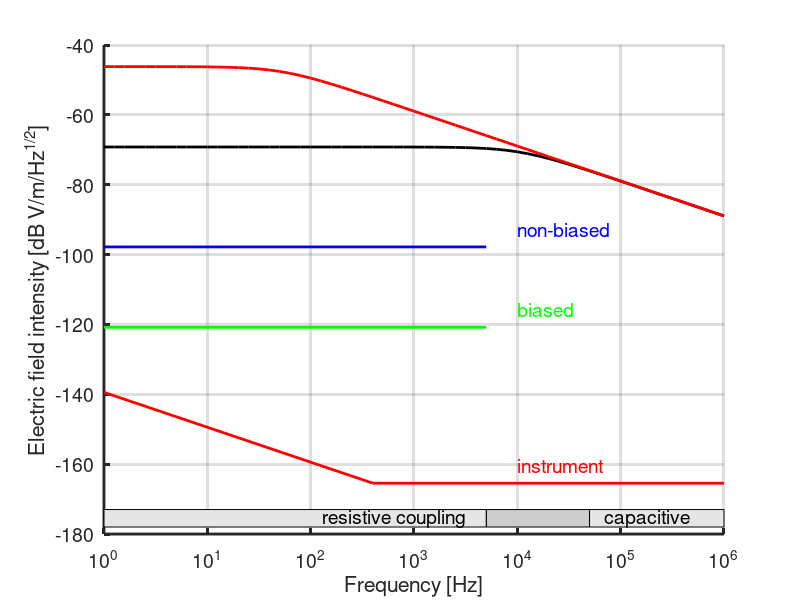

This figure's MATLAB source:
% sensitivity curve for the SolO antennas  
% based on Lennarts calculations for the Bepi


db_range=[-180 -40]; % dB range 
f_range=[1 1e6]; % frequencies in Hz
f_transition=[5e3 50e3]; % frequency range of transition from resistive to capacitive coupling

figure(1);clf;
h=subplot(1,1,1);
set(gca,'xscale','log','xlim',f_range);
set(gca,'ylim',db_range);
color_order=[0 0 1;1 0 0;0 0 1;0 0.6 0; 1 0 1];
set(gca,'linewidth',2,'MinorGridLineStyle','none','FontSize',14, ...
    'ColorOrder',color_order);
grid on;hold on;

preamp_noise=16e-9; % preamplifier noise 16nV/Hz1/2
antenna_eff_length=3; % efficient length of antenna from satellite center
preamp_noise_level=20*log10(preamp_noise/antenna_eff_length);
f_break=400; % transition frequency at which 1/f noise is starting
R_plasma_nobias=100e6; % 
R_plasma_bias=0.5e6; 
T_plasma=3*1e4; % 3eV
C_antenna=30e-12; % antenna capacitance in F
A_antenna=0.1885; % antenna area in m2
me= 9.1095e-031; % electron mass
n = 100e6; % plasma density
kB=1.3807e-023; % Boltzmann constant
qe=1.6022e-019; % charge 

% instrumental noise
SOFI_instr_noise_X=[f_range(1) f_break f_range(2)];
SOFI_instr_noise_Y=preamp_noise_level + [10*log10(f_break/f_range(1)) 0  0];

%plasma noise with bias
plasma_noise_bias=20*log10(sqrt(4*R_plasma_bias*T_plasma*kB));
SOFI_plasma_noise_bias_X=[f_range(1) f_transition(1)];
SOFI_plasma_noise_bias_Y=[plasma_noise_bias plasma_noise_bias];

%plasma noise without bias
plasma_noise_nobias=20*log10(sqrt(4*R_plasma_nobias*T_plasma*kB));
SOFI_plasma_noise_nobias_X=[f_range(1) f_transition(1)];
SOFI_plasma_noise_nobias_Y=[plasma_noise_nobias plasma_noise_nobias];

% shot noise 
nu=n/2*sqrt(8*kB*T_plasma/pi/me)*A_antenna;
f=10.^(log10(f_range(1)):.1:log10(f_range(2)));
SOFI_V_bias=10*log10(sqrt(2*nu*qe^2*R_plasma_bias^2./(1+(2*pi*f).^2*R_plasma_bias^2*C_antenna^2))/antenna_eff_length);
SOFI_V_nobias=10*log10(sqrt(2*nu*qe^2*R_plasma_nobias^2./(1+(2*pi*f).^2*R_plasma_nobias^2*C_antenna^2))/antenna_eff_length);

hp=plot(SOFI_instr_noise_X,SOFI_instr_noise_Y,'r',...
    f,SOFI_V_bias,'k', ...
    f,SOFI_V_nobias,'r', ...
    SOFI_plasma_noise_nobias_X,SOFI_plasma_noise_nobias_Y,'b', ...
    SOFI_plasma_noise_bias_X,SOFI_plasma_noise_bias_Y,'g');

set(hp,'linewidth',2);
ht=text(1e4,preamp_noise_level+5,'instrument');set(ht,'fontsize',14,'color','r');
ht=text(1e4,plasma_noise_bias+5,'biased');set(ht,'fontsize',14,'color','g');
ht=text(1e4,plasma_noise_nobias+5,'non-biased');set(ht,'fontsize',14,'color','b');

ylabel('Electric field intensity [dB V/m/Hz^{1/2}]');
xlabel('Frequency [Hz]');

patch([f_transition fliplr(f_transition)],db_range(1)+ [2 2 7 7], [0.8 0.8 0.8]);
patch([f_range(1) f_transition(1) f_transition(1) f_range(1)],db_range(1)+ [2 2 7 7], [0.9 0.9 0.9]);
ht=text(f_transition(1),db_range(1)+2,'resistive coupling    ');
set(ht,'fontsize',14,'verticalalignment','bottom','horizontalalignment','right');
patch([f_transition(2) f_range(2) f_range(2) f_transition(2)],db_range(1)+ [2 2 7 7], [0.9 0.9 0.9]);
ht=text(f_transition(2),db_range(1)+2,'   capacitive ');
set(ht,'fontsize',14,'verticalalignment','bottom','horizontalalignment','left');

